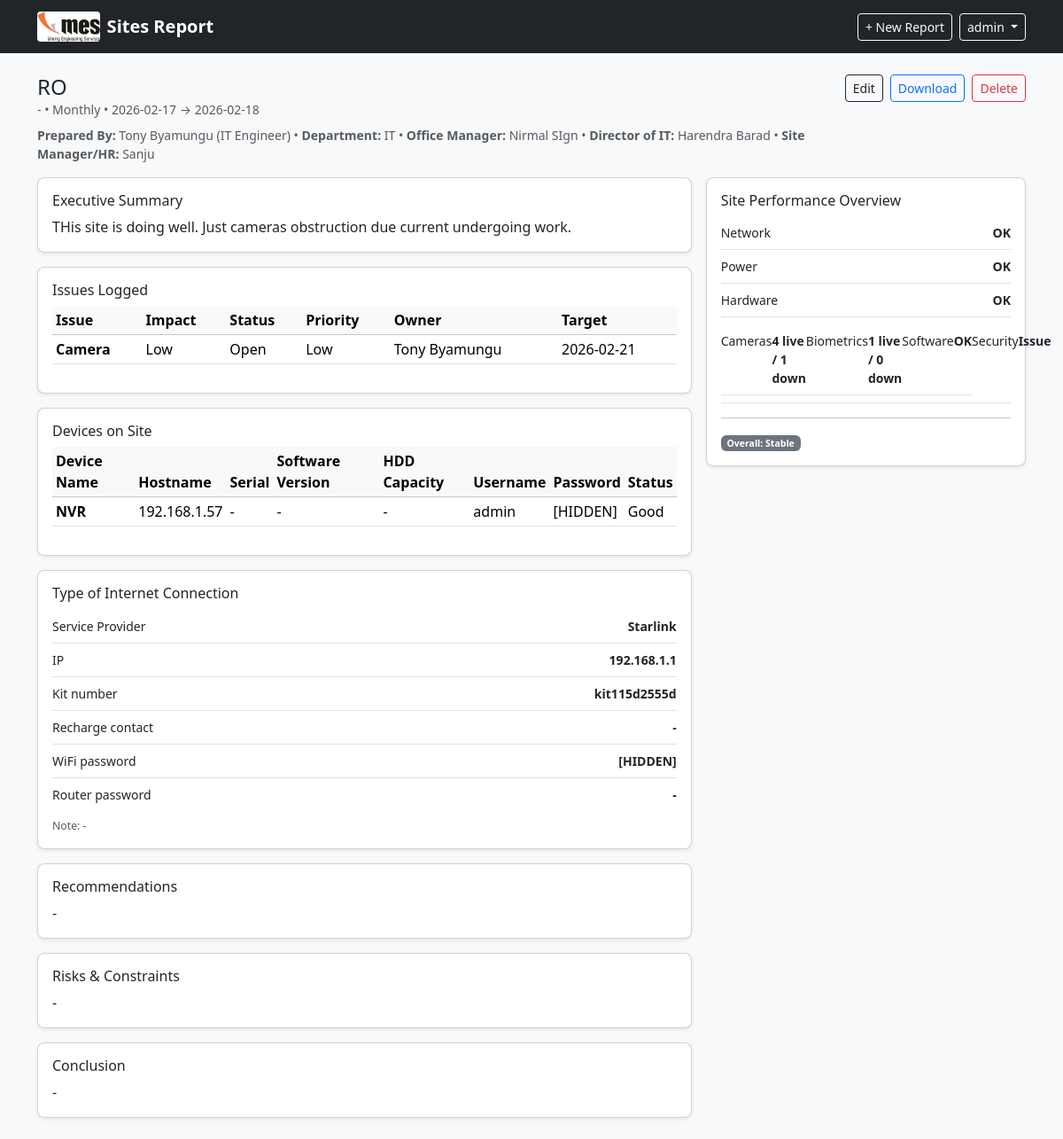
The page /report/1 (signed in) on the database its author committed.
### tables this page shows
CREATE TABLE reports (
        id INTEGER PRIMARY KEY AUTOINCREMENT,
        site_name TEXT NOT NULL,
        location TEXT,
        report_type TEXT NOT NULL,
        period_start TEXT,
        period_end TEXT,
        prepared_by TEXT,
        department TEXT,
        date_submitted TEXT,
        prepared_by_title TEXT,
        office_manager TEXT,
        director_it TEXT,
        site_manager_hr TEXT,
        internet_service_provider TEXT,
        internet_ip TEXT,
        kit_number TEXT,
        recharge_contact TEXT,
        wifi_password TEXT,
        router_password TEXT,
        internet_note TEXT,

        executive_summary TEXT,
        overall_status TEXT,

        network_status TEXT,
        power_status TEXT,
        hardware_status TEXT,
        biomedical_status TEXT,
        cameras_live INTEGER DEFAULT 0,
        cameras_down INTEGER DEFAULT 0,
        biometrics_live INTEGER DEFAULT 0,
        biometrics_down INTEGER DEFAULT 0,
        software_status TEXT,
        security_status TEXT,

        recommendations TEXT,
        risks_constraints TEXT,
        conclusion TEXT,

        created_at TEXT NOT NULL
    );

CREATE TABLE issues (
        id INTEGER PRIMARY KEY AUTOINCREMENT,
        report_id INTEGER NOT NULL,
        issue_title TEXT NOT NULL,
        area TEXT,
        impact TEXT,
        status TEXT,
        owner TEXT,
        action_taken TEXT,
        root_cause TEXT,
        pending_reason TEXT,
        priority TEXT,
        target_date TEXT,
        responsible TEXT,
        FOREIGN KEY(report_id) REFERENCES reports(id) ON DELETE CASCADE
    );

CREATE TABLE devices (
        id INTEGER PRIMARY KEY AUTOINCREMENT,
        report_id INTEGER NOT NULL,
        device_name TEXT NOT NULL,
        hostname TEXT,
        serial_number TEXT,
        software_version TEXT,
        hdd_capacity TEXT,
        username TEXT,
        password TEXT,
        status TEXT,
        FOREIGN KEY(report_id) REFERENCES reports(id) ON DELETE CASCADE
    );

### app.py (the view)
@app.route("/report/<int:report_id>")
@login_required
def report_detail(report_id):
    conn = get_db()
    cur = conn.cursor()
    report = cur.execute("SELECT * FROM reports WHERE id = ?", (report_id,)).fetchone()
    issues = cur.execute("SELECT * FROM issues WHERE report_id = ? ORDER BY id DESC", (report_id,)).fetchall()
    devices = cur.execute("SELECT * FROM devices WHERE report_id = ? ORDER BY id DESC", (report_id,)).fetchall()
    devices = cur.execute("SELECT * FROM devices WHERE report_id = ? ORDER BY id DESC", (report_id,)).fetchall()
    conn.close()
    if not report:
        flash("Report not found.", "danger")
        return redirect(url_for("index"))
    return render_template("report_detail.html", report=report, issues=issues, devices=devices)

### app.py (called while the page is built)
def get_db():
    os.makedirs(app.instance_path, exist_ok=True)
    conn = sqlite3.connect(DB_PATH)
    conn.row_factory = sqlite3.Row
    return conn

@app.before_request
def startup():
    init_db()

def login_required(f):
    @wraps(f)
    def decorated_function(*args, **kwargs):
        if 'user_id' not in session:
            flash("Please log in first.", "warning")
            return redirect(url_for('login'))
        return f(*args, **kwargs)
    return decorated_function

### templates/report_detail.html
{% extends "base.html" %}
{% block content %}
<div class="d-flex justify-content-between align-items-start mb-3">
  <div>
    <h4 class="mb-0">{{ report.site_name }}</h4>
    <div class="text-muted small">
      {{ report.location or "-" }} • {{ report.report_type }} •
      {{ report.period_start or "-" }} → {{ report.period_end or "-" }}
    </div>
    <div class="text-muted small mt-2">
      <strong>Prepared By:</strong> {{ report.prepared_by or "-" }} ({{ report.prepared_by_title or "-" }}) •
      <strong>Department:</strong> {{ report.department or "-" }} •
      <strong>Office Manager:</strong> {{ report.office_manager or "-" }} •
      <strong>Director of IT:</strong> {{ report.director_it or "-" }} •
      <strong>Site Manager/HR:</strong> {{ report.site_manager_hr or "-" }}
    </div>
  </div>
  <div class="d-flex gap-2">
    <a class="btn btn-outline-dark btn-sm" href="{{ url_for('edit_report', report_id=report.id) }}">Edit</a>
    <a class="btn btn-outline-primary btn-sm" href="{{ url_for('download_report', report_id=report.id) }}">Download</a>
    <form method="POST" action="{{ url_for('delete_report', report_id=report.id) }}"
          onsubmit="return confirm('Delete this report?');">
      <button class="btn btn-outline-danger btn-sm">Delete</button>
    </form>
  </div>
</div>
<div class="row g-3">
  <div class="col-md-8">
    <div class="card shadow-sm mb-3">
      <div class="card-body">
        <h6>Executive Summary</h6>
        <p class="mb-0">{{ report.executive_summary or "-" }}</p>
      </div>
    </div>
    <div class="card shadow-sm mb-3">
      <div class="card-body">
        <h6>Issues Logged</h6>
        <div class="table-responsive">
          <table class="table table-sm align-middle">
            <thead class="table-light">
              <tr>
                <th>Issue</th>
                <th>Impact</th>
                <th>Status</th>
                <th>Priority</th>
                <th>Owner</th>
                <th>Target</th>
              </tr>
            </thead>
            <tbody>
              {% for i in issues %}
              <tr>
                <td class="fw-semibold">{{ i.issue_title }}</td>
                <td>{{ i.impact }}</td>
                <td>{{ i.status }}</td>
                <td>{{ i.priority }}</td>
                <td>{{ i.owner }}</td>
                <td>{{ i.target_date or "-" }}</td>
              </tr>
              {% else %}
              <tr>
                <td colspan="6" class="text-center text-muted py-3">No issues added.</td>
              </tr>
              {% endfor %}
            </tbody>
          </table>
        </div>
      </div>
    </div>
    <div class="card shadow-sm mb-3">
      <div class="card-body">
        <h6>Devices on Site</h6>
        <div class="table-responsive">
          <table class="table table-sm align-middle">
            <thead class="table-light">
              <tr>
                <th>Device Name</th>
                <th>Hostname</th>
                <th>Serial</th>
                <th>Software Version</th>
                <th>HDD Capacity</th>
                <th>Username</th>
                <th>Password</th>
                <th>Status</th>
              </tr>
            </thead>
            <tbody>
              {% for d in devices %}
              <tr>
                <td class="fw-semibold">{{ d.device_name }}</td>
                <td>{{ d.hostname or '-' }}</td>
                <td>{{ d.serial_number or '-' }}</td>
                <td>{{ d.software_version or '-' }}</td>
                <td>{{ d.hdd_capacity or '-' }}</td>
                <td>{{ d.username or '-' }}</td>
                <td>{{ d.password and '[HIDDEN]' or '-' }}</td>
                <td>{{ d.status or '-' }}</td>
              </tr>
              {% else %}
              <tr>
                <td colspan="8" class="text-center text-muted py-3">No devices added.</td>
              </tr>
              {% endfor %}
            </tbody>
          </table>
        </div>
      </div>
    </div>
    <div class="card shadow-sm mb-3">
      <div class="card-body">
        <h6>Type of Internet Connection</h6>
        <div class="small">
          <div class="d-flex justify-content-between border-bottom py-2">
            <span>Service Provider</span>
            <span class="fw-semibold">{{ report.internet_service_provider or '-' }}</span>
          </div>
          <div class="d-flex justify-content-between border-bottom py-2">
            <span>IP</span>
            <span class="fw-semibold">{{ report.internet_ip or '-' }}</span>
          </div>
          <div class="d-flex justify-content-between border-bottom py-2">
            <span>Kit number</span>
            <span class="fw-semibold">{{ report.kit_number or '-' }}</span>
          </div>
          <div class="d-flex justify-content-between border-bottom py-2">
            <span>Recharge contact</span>
            <span class="fw-semibold">{{ report.recharge_contact or '-' }}</span>
          </div>
          <div class="d-flex justify-content-between border-bottom py-2">
            <span>WiFi password</span>
            <span class="fw-semibold">{{ report.wifi_password and '[HIDDEN]' or '-' }}</span>
          </div>
          <div class="d-flex justify-content-between py-2">
            <span>Router password</span>
            <span class="fw-semibold">{{ report.router_password and '[HIDDEN]' or '-' }}</span>
          </div>
          <div class="mt-2 small text-muted">Note: {{ report.internet_note or '-' }}</div>
        </div>
      </div>
    </div>
    <div class="card shadow-sm mb-3">
      <div class="card-body">
        <h6>Recommendations</h6>
        <p class="mb-0">{{ report.recommendations or "-" }}</p>
      </div>
    </div>
    <div class="card shadow-sm mb-3">
      <div class="card-body">
        <h6>Risks & Constraints</h6>
        <p class="mb-0">{{ report.risks_constraints or "-" }}</p>
      </div>
    </div>
    <div class="card shadow-sm">
      <div class="card-body">
        <h6>Conclusion</h6>
        <p class="mb-0">{{ report.conclusion or "-" }}</p>
      </div>
    </div>
  </div>
  <div class="col-md-4">
    <div class="card shadow-sm">
      <div class="card-body">
        <h6>Site Performance Overview</h6>
        <div class="small">
          <div class="d-flex justify-content-between border-bottom py-2">
            <span>Network</span>
            <span class="fw-semibold">{{ report.network_status }}</span>
          </div>
          <div class="d-flex justify-content-between border-bottom py-2">
            <span>Power</span>
            <span class="fw-semibold">{{ report.power_status }}</span>
          </div>
          <div class="d-flex justify-content-between border-bottom py-2">
            <span>Hardware</span>
            <span class="fw-semibold">{{ report.hardware_status }}</span>
          </div>
          <div class="d-flex justify-content-between border-bottom py-2">
          <div class="d-flex justify-content-between border-bottom py-2">
            <span>Cameras</span>
            <span class="fw-semibold">{{ report.cameras_live or 0 }} live / {{ report.cameras_down or 0 }} down</span>
          </div>
          <div class="d-flex justify-content-between border-bottom py-2">
            <span>Biometrics</span>
            <span class="fw-semibold">{{ report.biometrics_live or 0 }} live / {{ report.biometrics_down or 0 }} down</span>
          </div>
          <div class="d-flex justify-content-between border-bottom py-2">
            <span>Software</span>
            <span class="fw-semibold">{{ report.software_status }}</span>
          </div>
          <div class="d-flex justify-content-between py-2">
            <span>Security</span>
            <span class="fw-semibold">{{ report.security_status }}</span>
          </div>
        </div>
        <hr>
        <div>
          <span class="badge bg-secondary">Overall: {{ report.overall_status }}</span>
        </div>
      </div>
    </div>
  </div>
</div>
{% endblock %}

### templates/base.html (shortened to what this page needs)
<!DOCTYPE html>
<html lang="en">
<head>
  <link href="https://cdn.jsdelivr.net/npm/bootstrap@5.3.2/dist/css/bootstrap.min.css" rel="stylesheet">
  <link rel="stylesheet" href="{{ url_for('static', filename='style.css') }}">
</head>
<body>
<nav class="navbar navbar-expand-lg navbar-dark bg-dark">
  <div class="container">
    <a class="navbar-brand fw-bold d-flex align-items-center" href="{{ url_for('index') }}">
      <img src="{{ url_for('static', filename='logo.png') }}" height="34" alt="Logo" class="me-2" />
      <span>Sites Report</span>
    </a>
    <div class="collapse navbar-collapse" id="navbarNav">
      <div class="ms-auto d-flex gap-2 align-items-center">
        <a class="btn btn-outline-light btn-sm" href="{{ url_for('new_report') }}">
          + New Report
        </a>
        {% if session.get('username') %}
          <div class="dropdown">
            <button class="btn btn-outline-light btn-sm dropdown-toggle" type="button" id="dropdownUser" data-bs-toggle="dropdown" aria-expanded="false">
              {{ session['username'] }}
            </button>
          </div>
        {% endif %}
      </div>
    </div>
  </div>
</nav>
<div class="container my-4">
  {% block content %}{% endblock %}
</div>
</body>
</html>

### static/style.css (style rules this page uses)
body { background: #f8f9fa; }
.card { border-radius: 8px; }
.navbar-brand img { border-radius: 4px; }

### rows shown on the page
reports: site_name "RO", location "-", report_type "Monthly", period_start "2026-02-17", period_end "2026-02-18", prepared_by "Tony Byamungu", prepared_by_title "IT Engineer", department "IT", office_manager "Nirmal SIgn", director_it "Harendra Barad", site_manager_hr "Sanju", executive_summary "THis site is doing well. Just cameras obstruction due current undergoing work.", internet_service_provider "Starlink", internet_ip "192.168.1.1", kit_number "kit115d2555d", recharge_contact "-", wifi_password "[HIDDEN]", router_password "-", internet_note "-", recommendations "-", risks_constraints "-", conclusion "-", network_status "OK", power_status "OK", hardware_status "OK", cameras_live "4", cameras_down "1", biometrics_live "1", biometrics_down "0", software_status "OK", security_status "Issue", overall_status "Stable"
issues: issue_title "Camera", impact "Low", status "Open", priority "Low", owner "Tony Byamungu", target_date "2026-02-21"
devices: device_name "NVR", hostname "192.168.1.57", serial_number "-", software_version "-", hdd_capacity "-", username "admin", password "[HIDDEN]", status "Good"

### other values the page prints
{{ session['username'] }} "admin"
